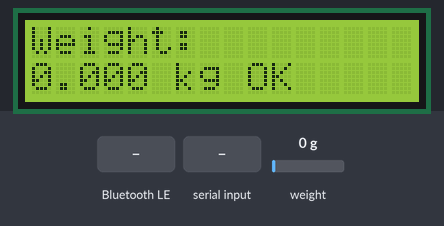
Simulated run of this sketch. Board: ESP32. Parts: 16×2 character LCD. Inputs (shaded band) come from the test bench; at power-on: weight on the scale 0 g. Nothing arrives over Bluetooth unless stated; a phone connects over Bluetooth LE 3 s after start; what the sketch prints to the serial monitor is not drawn.

Above: at 7.8 s.
7.9 s: weight on the scale set to 3 g
At 9.1 s:
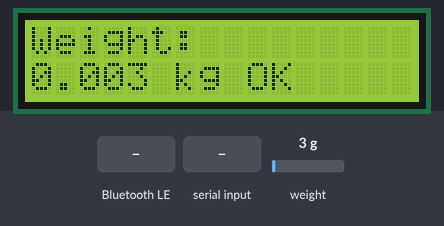
10.0 s: weight on the scale set to 6 g
At 11.0 s:
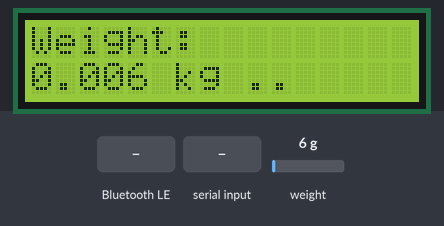
12.9 s: Bluetooth LE write "t" received
At 16.2 s:
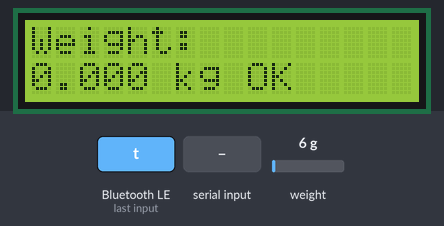
16.4 s: weight on the scale set to 100 g
At 18.3 s:
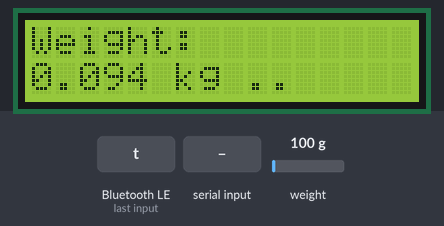
18.6 s: "t" received over Serial
At 22.2 s:
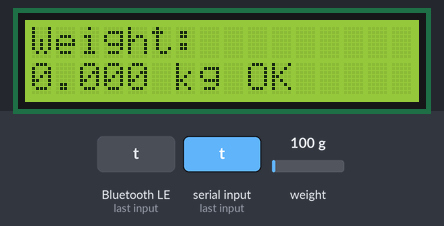
Timing chart, 0 to 23.1 s (numbered marks = the images above; inputs shaded):
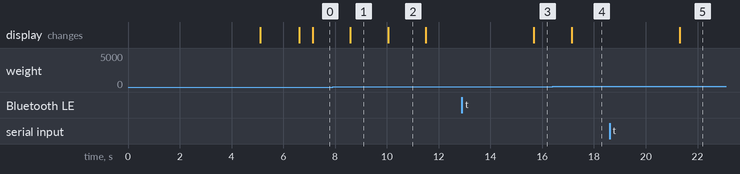

Measured:
- the behaviour switches between 4 and 5 g on weight on the scale (found by bisection; images 1 and 2)
- after the input at 7.9 s, the display: changes after 0.69 s (image 1)
- after the input at 10.0 s, the display: changes at once (image 2)
- after the input at 12.9 s, the display: changes after 2.8 s (image 3)
- after the input at 16.4 s, the display: changes after 0.74 s (image 4)
- after the input at 18.6 s, the display: changes after 2.7 s (image 5)
- what the display in image 2 shows lasts 1.5 s, from 10.0 s to 11.5 s

The sketch:

esp32_scale.ino
```cpp
#include "HX711.h"
#include <BLEDevice.h>
#include <BLEServer.h>
#include <BLEUtils.h>
#include <BLE2902.h>
#include <Wire.h>
#include <LiquidCrystal_I2C.h>

#define DT_PIN  26
#define SCK_PIN 25

#define SDA_PIN 21
#define SCL_PIN 22

#define SERVICE_UUID        "12345678-1234-1234-1234-1234567890ab"
#define CHARACTERISTIC_UUID "abcd1234-5678-90ab-cdef-1234567890ab"

HX711 scale;
LiquidCrystal_I2C lcd(0x27, 16, 2);

float lastReadings[5] = {0, 0, 0, 0, 0};
int readIndex = 0;

BLECharacteristic *weightCharacteristic;
bool deviceConnected = false;

// Set by the BLE task when the phone writes "t"; the tare itself runs in loop()
volatile bool tareRequested = false;


// ================= BLE CALLBACKS =================

class MyServerCallbacks : public BLEServerCallbacks {

  void onConnect(BLEServer* server) {
    deviceConnected = true;
    Serial.println(">>> Phone connected");
  }

  void onDisconnect(BLEServer* server) {
    deviceConnected = false;
    Serial.println(">>> Phone disconnected");

    BLEDevice::startAdvertising();
  }
};


// Called by the BLE library whenever the phone writes to the characteristic
class TareCallbacks : public BLECharacteristicCallbacks {

  void onWrite(BLECharacteristic *c) {
    String v = c->getValue().c_str();

    if (v == "t") {
      tareRequested = true;
    }
  }
};


// ================= STABILITY CHECK =================

bool isStable() {

  float highest = lastReadings[0];
  float lowest = lastReadings[0];

  for (int i = 1; i < 5; i++) {

    if (lastReadings[i] > highest)
      highest = lastReadings[i];

    if (lastReadings[i] < lowest)
      lowest = lastReadings[i];
  }

  return (highest - lowest < 5.0);
}


// ================= I2C SCANNER =================

void scanI2C() {

  Serial.println("Scanning I2C...");

  byte count = 0;

  for (byte addr = 1; addr < 127; addr++) {

    Wire.beginTransmission(addr);

    if (Wire.endTransmission() == 0) {

      Serial.print(">>> Found I2C device at 0x");
      Serial.println(addr, HEX);

      count++;
    }
  }

  if (count == 0) {
    Serial.println(">>> No I2C devices found - check wiring");
  }
}


// ================= SETUP =================

void setup() {

  Serial.begin(115200);

  // =================================================
  // HX711
  // =================================================

  scale.begin(DT_PIN, SCK_PIN);

  Serial.println("Starting HX711...");

  delay(1000);

  // Calibration factor
  scale.set_scale(101.16);

  Serial.println("Taring scale...");
  Serial.println("IMPORTANT: Keep the scale EMPTY");

  delay(1000);

  // Take 20 readings for better zero
  scale.tare(20);

  Serial.println(">>> Scale zeroed");

  // Check zero
  float zeroCheck = scale.get_units(10);

  Serial.print("Zero check: ");
  Serial.print(zeroCheck, 1);
  Serial.println(" grams");


  // =================================================
  // I2C
  // =================================================

  Wire.begin(SDA_PIN, SCL_PIN);

  scanI2C();


  // =================================================
  // LCD
  // =================================================

  lcd.init();

  lcd.backlight();

  lcd.setCursor(0, 0);
  lcd.print("SmartVeg Scale");

  lcd.setCursor(0, 1);
  lcd.print("Starting...");

  delay(1500);

  lcd.clear();


  // =================================================
  // BLE
  // =================================================

  BLEDevice::init("ESP32-Scale");

  BLEServer *server = BLEDevice::createServer();

  server->setCallbacks(new MyServerCallbacks());

  BLEService *service =
    server->createService(SERVICE_UUID);

  // READ + NOTIFY: phone receives the weight
  // WRITE: phone sends "t" to tare
  weightCharacteristic =
    service->createCharacteristic(
      CHARACTERISTIC_UUID,
      BLECharacteristic::PROPERTY_READ |
      BLECharacteristic::PROPERTY_NOTIFY |
      BLECharacteristic::PROPERTY_WRITE
    );

  weightCharacteristic->addDescriptor(
    new BLE2902()
  );

  weightCharacteristic->setCallbacks(new TareCallbacks());

  service->start();

  BLEAdvertising *advertising =
    BLEDevice::getAdvertising();

  advertising->addServiceUUID(SERVICE_UUID);

  advertising->start();


  Serial.println("================================");
  Serial.println("Scale + BLE + LCD ready");
  Serial.println("================================");
}


// ================= LOOP =================

void loop() {

  // =================================================
  // TARE
  // 't' from the Serial Monitor, or 't' written by the phone over BLE
  // =================================================

  bool doTare = tareRequested;

  if (Serial.available() > 0 && Serial.read() == 't') {
    doTare = true;
  }

  if (doTare) {
    tareRequested = false;

    Serial.println(">>> Taring...");

    scale.tare(20);

    Serial.println(">>> TARED");

    // Reset stability readings
    for (int i = 0; i < 5; i++) {
      lastReadings[i] = 0;
    }

    readIndex = 0;
  }


  // =================================================
  // READ WEIGHT
  // =================================================

  if (scale.is_ready()) {

    // Read weight in grams
    float grams = scale.get_units(5);


    // Remove tiny negative values
    if (grams < 0 && grams > -5) {
      grams = 0;
    }


    // If very close to zero, display zero
    if (abs(grams) < 2) {
      grams = 0;
    }


    // Store reading
    lastReadings[readIndex] = grams;

    readIndex++;

    if (readIndex >= 5) {
      readIndex = 0;
    }


    // Stability
    bool stable = isStable();


    // Convert grams to kg
    float kg = grams / 1000.0;


    // =================================================
    // LCD DISPLAY
    // =================================================

    lcd.setCursor(0, 0);
    lcd.print("Weight:         ");

    lcd.setCursor(0, 1);

    lcd.print(kg, 3);
    lcd.print(" kg ");

    if (stable) {
      lcd.print("OK ");
    }
    else {
      lcd.print(".. ");
    }


    // =================================================
    // BLE
    // =================================================

    String payload =
      String(grams, 1) +
      "," +
      (stable ? "1" : "0");

    if (deviceConnected) {

      weightCharacteristic->setValue(
        payload.c_str()
      );

      weightCharacteristic->notify();
    }


    // =================================================
    // SERIAL MONITOR
    // =================================================

    Serial.println(payload);
  }


  delay(200);
}
```
